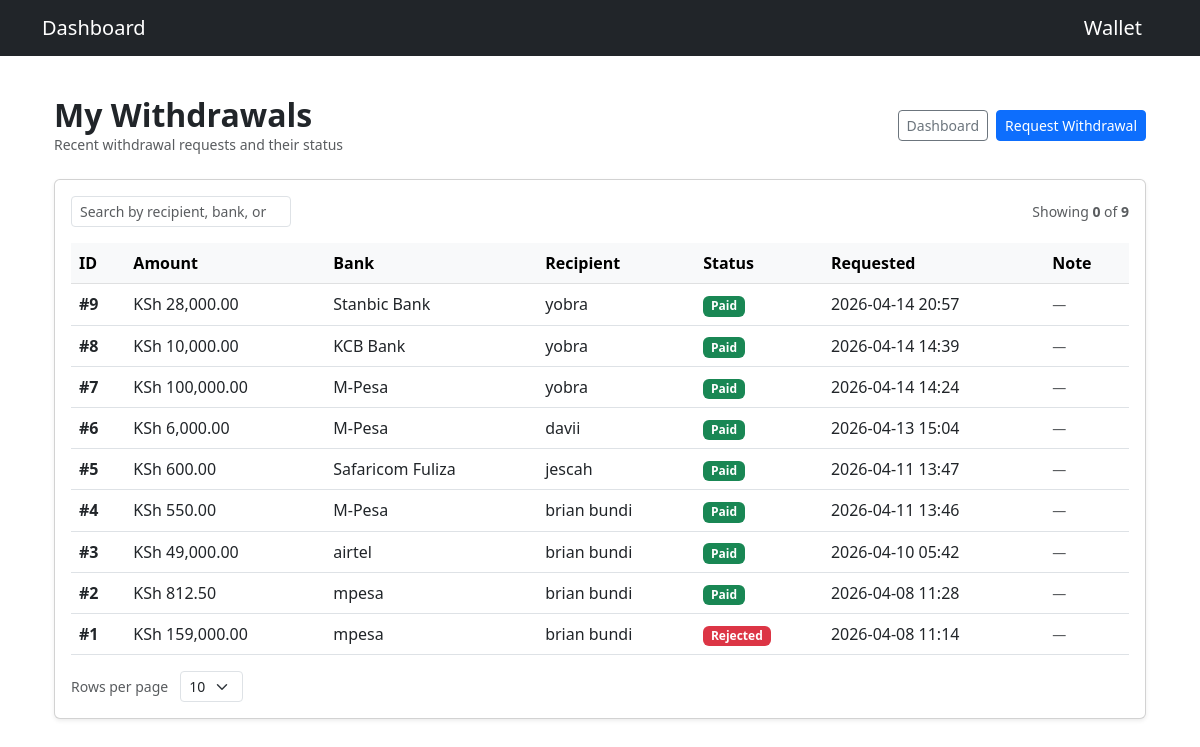
/withdraw-history, run on an earlier commit of the app's database.
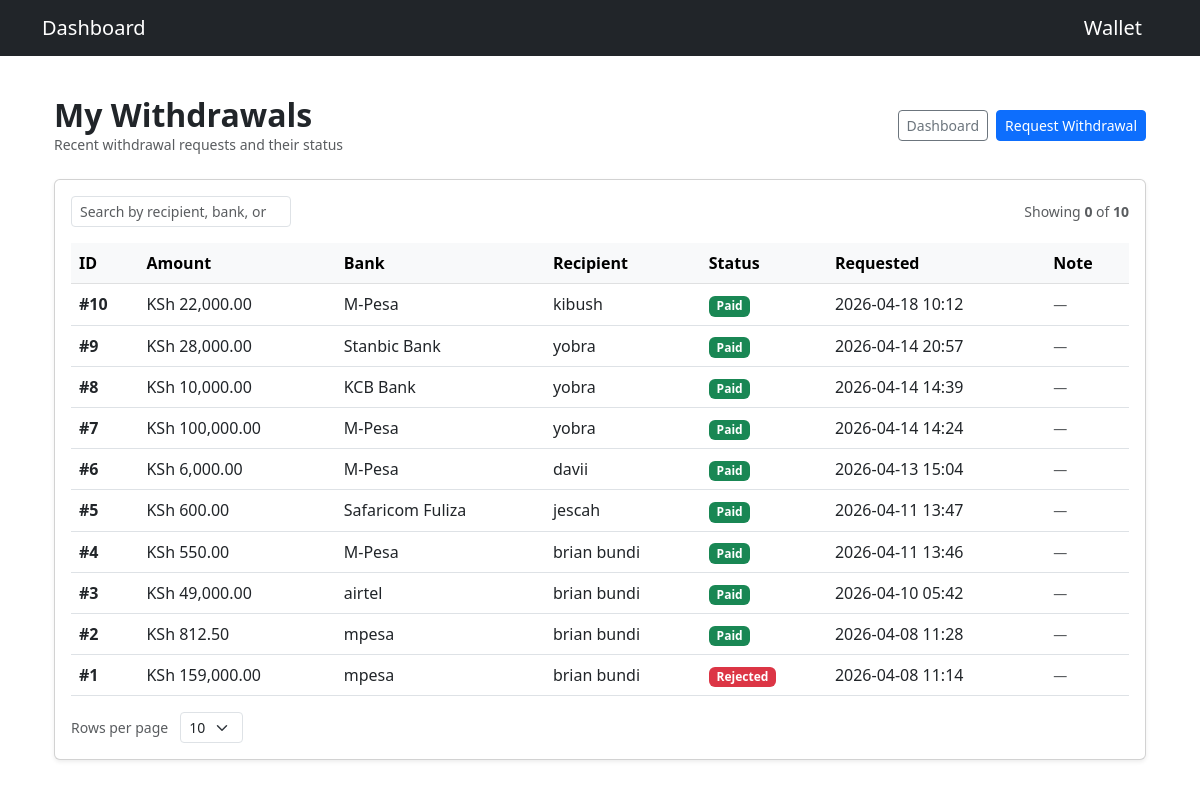
And on a later commit of the database.
### models.py (models this page shows)
class Withdrawal(db.Model):
    __tablename__ = "withdrawals"
    id = db.Column(db.Integer, primary_key=True)
    user_id = db.Column(db.Integer, db.ForeignKey("user.id"), nullable=False)
    account_number = db.Column(db.String(100), nullable=False)
    recipient_name = db.Column(db.String(100), nullable=False)
    bank_name = db.Column(db.String(100), nullable=False)
    amount = db.Column(db.Float, nullable=False)
    status = db.Column(db.String(50), default="Pending", nullable=False)
    note = db.Column(db.String(255), nullable=True)
    created_at = db.Column(db.DateTime, default=db.func.now(), nullable=False)
    user = db.relationship("User", back_populates="withdrawals")

### app.py (the view)
@app.route("/withdraw-history")
def withdraw_history():
    withdrawals = Withdrawal.query.order_by(Withdrawal.created_at.desc()).all()
    return render_template("withdraw_history.html", withdrawals=withdrawals)

### app.py (called while the page is built)
@app.before_request
def restrict_admin_pages():
    if request.path.startswith("/admin"):
        if not current_user.is_authenticated:
            return redirect(url_for("login"))
        if not getattr(current_user, "is_admin", False):
            return "Unauthorized", 403

### templates/withdraw_history.html (shortened to what this page needs)
{% extends "base.html" %}
{% block content %}
<div class="container-fluid py-3">
  <div class="d-flex flex-wrap align-items-center justify-content-between mb-4">
    <div>
      <h2 class="fw-bold mb-0">My Withdrawals</h2>
      <div class="small text-muted">Recent withdrawal requests and their status</div>
    </div>
    <div class="d-flex gap-2 mt-2 mt-md-0">
      <a href="{{ transactions_url or url_for('dashboard') }}" class="btn btn-outline-secondary btn-sm">
         Dashboard
      </a>
      <a href="{{ url_for('withdraw') }}" class="btn btn-primary btn-sm">
         Request Withdrawal
      </a>
    </div>
  </div>
  <div class="card shadow-sm">
    <div class="card-body p-3">
      <div class="row g-2 align-items-center mb-3">
        <div class="col-12 col-md-auto">
          <input id="searchInput" type="search" class="form-control form-control-sm"
                 placeholder="Search by recipient, bank, or ID">
        </div>
        <div class="col text-end small text-muted">
          Showing <strong id="visibleCount">0</strong> of <strong>{{ (withdrawals|length) if withdrawals is defined else 0 }}</strong>
        </div>
      </div>
      <div class="table-responsive d-none d-md-block">
        <table id="withdrawalsTable" class="table table-hover align-middle mb-0">
          <thead class="table-light">
            <tr>
              <th>ID</th>
              <th>Amount</th>
              <th>Bank</th>
              <th>Recipient</th>
              <th>Status</th>
              <th>Requested</th>
              <th>Note</th>
            </tr>
          </thead>
          <tbody>
            {% if withdrawals is not defined or withdrawals|length == 0 %}
              <tr>
                <td colspan="7" class="text-center py-4 text-muted">You have no withdrawal requests yet.</td>
              </tr>
            {% else %}
              {% for w in withdrawals %}
                <tr data-search="{{ (w.recipient_name or '') ~ ' ' ~ (w.bank_name or '') ~ ' ' ~ (w.id or '') }}">
                  <td class="fw-bold">#{{ w.id }}</td>
                  <td>KSh {{ '{:,.2f}'.format((w.amount|default(0))|float) }}</td>
                  <td>{{ w.bank_name or '-' }}</td>
                  <td>{{ w.recipient_name or '-' }}</td>
                  <td>
                    {% set s = (w.status or '')|string %}
                    {% if s|lower == 'paid' %}
                      <span class="badge bg-success">Paid</span>
                    {% elif s|lower == 'pending' %}
                      <span class="badge bg-warning text-dark">Pending</span>
                    {% elif s|lower == 'rejected' %}
                      <span class="badge bg-danger">Rejected</span>
                    {% else %}
                      <span class="badge bg-secondary">{{ w.status }}</span>
                    {% endif %}
                  </td>
                  <td>
                    {% if w.created_at is string %}
                      {{ w.created_at }}
                    {% elif w.created_at %}
                      {{ w.created_at.strftime('%Y-%m-%d %H:%M') }}
                    {% else %}
                      -
                    {% endif %}
                  </td>
                  <td>
                    {% if w.note %}
                      <div class="small text-truncate" style="max-width:200px;" title="{{ w.note }}">{{ w.note }}</div>
                    {% else %}
                      <span class="text-muted small">—</span>
                    {% endif %}
                  </td>
                </tr>
              {% endfor %}
            {% endif %}
          </tbody>
        </table>
      </div>
      <div class="d-flex justify-content-between align-items-center mt-3">
        <div>
          <label class="small text-muted me-2">Rows per page</label>
          <select id="rowsPerPage" class="form-select form-select-sm d-inline-block" style="width:auto;">
            <option value="10" selected>10</option>
          </select>
        </div>
      </div>
    </div>
  </div>
</div>
{% endblock %}

### templates/base.html (shortened to what this page needs)
<!DOCTYPE html>
<html lang="en">
<head>
  <link href="https://cdn.jsdelivr.net/npm/bootstrap@5.3.0/dist/css/bootstrap.min.css" rel="stylesheet">
</head>
<body>
  <nav class="navbar navbar-dark bg-dark">
    <div class="container">
      <a class="navbar-brand" href="{{ url_for('dashboard') }}">Dashboard</a>
      <a class="navbar-brand" href="{{ url_for('wallet') }}">Wallet</a>
    </div>
  </nav>
  <div class="container mt-4">
    {% block content %}{% endblock %}
  </div>
</body>
</html>

What changed in the data, as far as the page shows it:
added Withdrawal: id "10", amount "22,000.00", bank_name "M-Pesa", recipient_name "kibush", status "Paid", created_at "2026-04-18 10:12"
Also different on the page:
{{ (withdrawals|length) if withdrawals is defined else 0 }}: "9" → "10"
